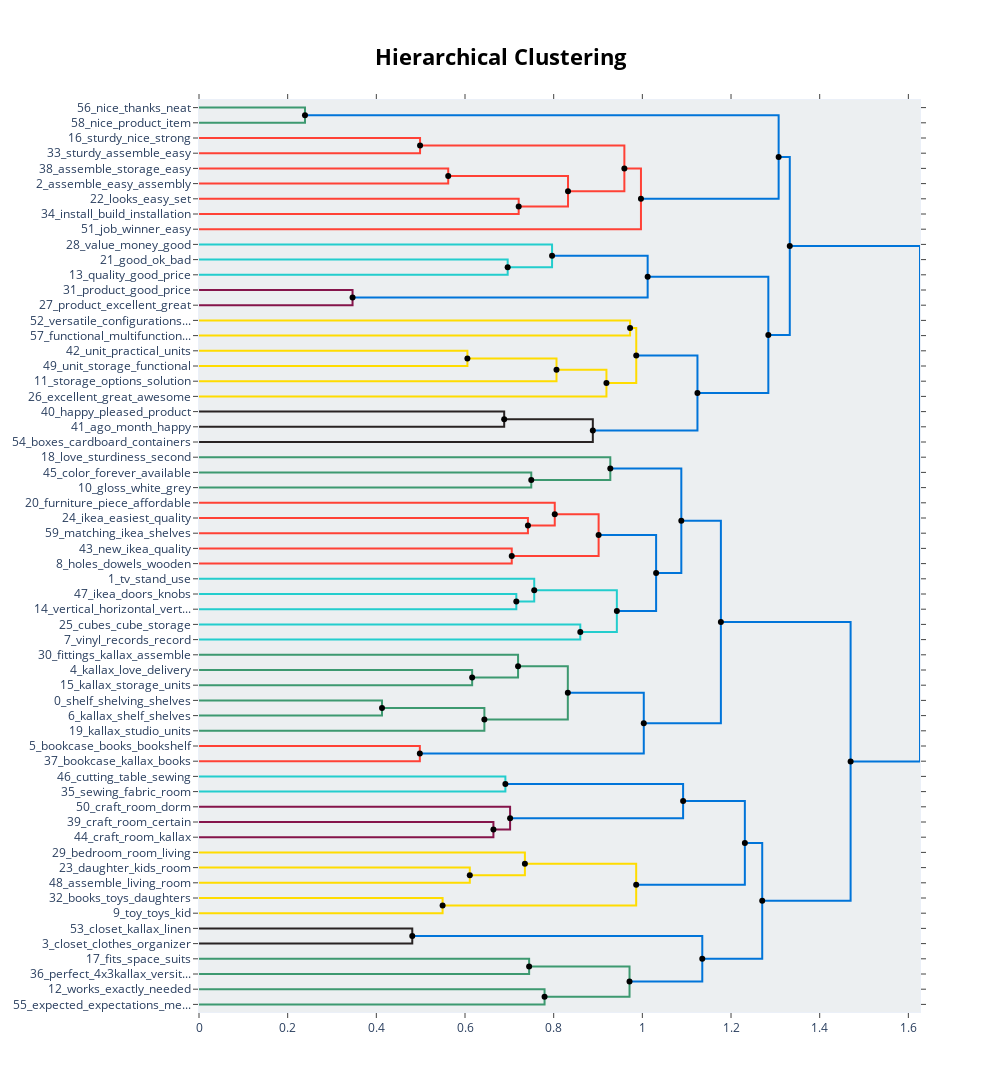

Notebook cell for this chart:
### Code cell
topic_model.visualize_hierarchy(hierarchical_topics=hierarchical_topics)

### Figure 1 — Plotly figure (JSON) as saved in the notebook; plotly's stock layout.template omitted (floating-point values rounded to 4 significant figures)
{"data": [{"hoverinfo": "text", "marker": {"color": "rgb(61,153,112)"}, "mode": "lines", "text": ["nice_thanks_neat_really_great", "", "", "nice_product_item_finish_color"], "type": "scatter", "x": [0, 0.2391, 0.2391, 0], "xaxis": "x", "y": [-5, -5, -15, -15], "yaxis": "y"}, {"hoverinfo": "text", "marker": {"color": "rgb(255,65,54)"}, "mode": "lines", "text": ["sturdy_nice_strong_construction_bracing", "", "", "sturdy_assemble_easy_strong_assembled"], "type": "scatter", "x": [0, 0.4986, 0.4986, 0], "xaxis": "x", "y": [-25, -25, -35, -35], "yaxis": "y"}, {"hoverinfo": "text", "marker": {"color": "rgb(255,65,54)"}, "mode": "lines", "text": ["assemble_storage_easy_sleek_quick", "", "", "assemble_easy_assembly_good_instructions"], "type": "scatter", "x": [0, 0.5621, 0.5621, 0], "xaxis": "x", "y": [-45, -45, -55, -55], "yaxis": "y"}, {"hoverinfo": "text", "marker": {"color": "rgb(255,65,54)"}, "mode": "lines", "text": ["looks_easy_set_contemporary_good", "", "", "install_build_installation_super_easy"], "type": "scatter", "x": [0, 0.7211, 0.7211, 0], "xaxis": "x", "y": [-65, -65, -75, -75], "yaxis": "y"}, {"hoverinfo": "text", "marker": {"color": "rgb(255,65,54)"}, "mode": "lines", "text": ["assemble_easy_assembly_good_looks", "", "", "install_easy_looks_build_super"], "type": "scatter", "x": [0.5621, 0.8323, 0.8323, 0.7211], "xaxis": "x", "y": [-50, -50, -70, -70], "yaxis": "y"}, {"hoverinfo": "text", "marker": {"color": "rgb(255,65,54)"}, "mode": "lines", "text": ["sturdy_strong_assemble_construction_easy", "", "", "assemble_easy_looks_assembly_good"], "type": "scatter", "x": [0.4986, 0.9595, 0.9595, 0.8323], "xaxis": "x", "y": [-30, -30, -60, -60], "yaxis": "y"}, {"hoverinfo": "text", "marker": {"color": "rgb(255,65,54)"}, "mode": "lines", "text": ["assemble_easy_sturdy_looks_good", "", "", "job_winner_easy_title_overwhelming"], "type": "scatter", "x": [0.9595, 0.9969, 0.9969, 0], "xaxis": "x", "y": [-45, -45, -85, -85], "yaxis": "y"}, {"hoverinfo": "text", "marker": {"color": "rgb(0,116,217)"}, "mode": "lines", "text": ["nice_thanks_product_item_neat", "", "", "assemble_easy_sturdy_looks_good"], "type": "scatter", "x": [0.2391, 1.307, 1.307, 0.9969], "xaxis": "x", "y": [-10, -10, -65, -65], "yaxis": "y"}, {"hoverinfo": "text", "marker": {"color": "rgb(35,205,205)"}, "mode": "lines", "text": ["good_ok_bad_say_like", "", "", "quality_good_price_reasonable_service"], "type": "scatter", "x": [0, 0.6963, 0.6963, 0], "xaxis": "x", "y": [-105, -105, -115, -115], "yaxis": "y"}, {"hoverinfo": "text", "marker": {"color": "rgb(35,205,205)"}, "mode": "lines", "text": ["value_money_good_price_multifunctional", "", "", "good_quality_price_reasonable_service"], "type": "scatter", "x": [0, 0.7963, 0.7963, 0.6963], "xaxis": "x", "y": [-95, -95, -110, -110], "yaxis": "y"}, {"hoverinfo": "text", "marker": {"color": "rgb(133,20,75)"}, "mode": "lines", "text": ["product_good_price_fine_mr", "", "", "product_excellent_great_wounderful_solution"], "type": "scatter", "x": [0, 0.3464, 0.3464, 0], "xaxis": "x", "y": [-125, -125, -135, -135], "yaxis": "y"}, {"hoverinfo": "text", "marker": {"color": "rgb(0,116,217)"}, "mode": "lines", "text": ["good_quality_value_money_price", "", "", "product_good_excellent_great_price"], "type": "scatter", "x": [0.7963, 1.012, 1.012, 0.3464], "xaxis": "x", "y": [-102.5, -102.5, -130, -130], "yaxis": "y"}, {"hoverinfo": "text", "marker": {"color": "rgb(255,220,0)"}, "mode": "lines", "text": ["versatile_configurations_cookbooks_quite_versatility", "", "", "functional_multifunctional_predictably_minimal_seen"], "type": "scatter", "x": [0, 0.9723, 0.9723, 0], "xaxis": "x", "y": [-145, -145, -155, -155], "yaxis": "y"}, {"hoverinfo": "text", "marker": {"color": "rgb(255,220,0)"}, "mode": "lines", "text": ["unit_practical_units_toi_shell", "", "", "unit_storage_functional_great_saving"], "type": "scatter", "x": [0, 0.6054, 0.6054, 0], "xaxis": "x", "y": [-165, -165, -175, -175], "yaxis": "y"}, {"hoverinfo": "text", "marker": {"color": "rgb(255,220,0)"}, "mode": "lines", "text": ["unit_storage_great_practical_functional", "", "", "storage_options_solution_needs_efficient"], "type": "scatter", "x": [0.6054, 0.8064, 0.8064, 0], "xaxis": "x", "y": [-170, -170, -185, -185], "yaxis": "y"}, {"hoverinfo": "text", "marker": {"color": "rgb(255,220,0)"}, "mode": "lines", "text": ["storage_unit_great_needs_options", "", "", "excellent_great_awesome_fantastic_awful"], "type": "scatter", "x": [0.8064, 0.919, 0.919, 0], "xaxis": "x", "y": [-177.5, -177.5, -195, -195], "yaxis": "y"}, {"hoverinfo": "text", "marker": {"color": "rgb(255,220,0)"}, "mode": "lines", "text": ["functional_versatile_multifunctional_predictably_minimal", "", "", "storage_great_unit_excellent_fantastic"], "type": "scatter", "x": [0.9723, 0.9863, 0.9863, 0.919], "xaxis": "x", "y": [-150, -150, -186.2, -186.2], "yaxis": "y"}, {"hoverinfo": "text", "marker": {"color": "rgb(40,35,35)"}, "mode": "lines", "text": ["happy_pleased_product_surprised_satisfied", "", "", "ago_month_happy_bought_weeks"], "type": "scatter", "x": [0, 0.6884, 0.6884, 0], "xaxis": "x", "y": [-205, -205, -215, -215], "yaxis": "y"}, {"hoverinfo": "text", "marker": {"color": "rgb(40,35,35)"}, "mode": "lines", "text": ["happy_ago_month_pleased_product", "", "", "boxes_cardboard_containers_cart_decorate"], "type": "scatter", "x": [0.6884, 0.8883, 0.8883, 0], "xaxis": "x", "y": [-210, -210, -225, -225], "yaxis": "y"}, {"hoverinfo": "text", "marker": {"color": "rgb(0,116,217)"}, "mode": "lines", "text": ["storage_functional_great_unit_versatile", "", "", "happy_ago_month_boxes_bought"], "type": "scatter", "x": [0.9863, 1.124, 1.124, 0.8883], "xaxis": "x", "y": [-168.1, -168.1, -217.5, -217.5], "yaxis": "y"}, {"hoverinfo": "text", "marker": {"color": "rgb(0,116,217)"}, "mode": "lines", "text": ["good_product_quality_value_price", "", "", "happy_storage_functional_great_ago"], "type": "scatter", "x": [1.012, 1.284, 1.284, 1.124], "xaxis": "x", "y": [-116.2, -116.2, -192.8, -192.8], "yaxis": "y"}, {"hoverinfo": "text", "marker": {"color": "rgb(0,116,217)"}, "mode": "lines", "text": ["assemble_easy_sturdy_looks_nice", "", "", "good_product_quality_excellent_great"], "type": "scatter", "x": [1.307, 1.333, 1.333, 1.284], "xaxis": "x", "y": [-37.5, -37.5, -154.5, -154.5], "yaxis": "y"}, {"hoverinfo": "text", "marker": {"color": "rgb(61,153,112)"}, "mode": "lines", "text": ["color_forever_available_hope_colour", "", "", "gloss_white_grey_high_color"], "type": "scatter", "x": [0, 0.7495, 0.7495, 0], "xaxis": "x", "y": [-245, -245, -255, -255], "yaxis": "y"}, {"hoverinfo": "text", "marker": {"color": "rgb(61,153,112)"}, "mode": "lines", "text": ["love_sturdiness_second_cute_ease", "", "", "gloss_color_white_grey_high"], "type": "scatter", "x": [0, 0.9277, 0.9277, 0.7495], "xaxis": "x", "y": [-235, -235, -250, -250], "yaxis": "y"}, {"hoverinfo": "text", "marker": {"color": "rgb(255,65,54)"}, "mode": "lines", "text": ["ikea_easiest_quality_furniture_products", "", "", "matching_ikea_shelves_shelf_best"], "type": "scatter", "x": [0, 0.7419, 0.7419, 0], "xaxis": "x", "y": [-275, -275, -285, -285], "yaxis": "y"}, {"hoverinfo": "text", "marker": {"color": "rgb(255,65,54)"}, "mode": "lines", "text": ["furniture_piece_affordable_steady_practical", "", "", "ikea_quality_furniture_easiest_matching"], "type": "scatter", "x": [0, 0.8024, 0.8024, 0.7419], "xaxis": "x", "y": [-265, -265, -280, -280], "yaxis": "y"}, {"hoverinfo": "text", "marker": {"color": "rgb(255,65,54)"}, "mode": "lines", "text": ["new_ikea_quality_version_disappointed", "", "", "holes_dowels_wooden_screws_wood"], "type": "scatter", "x": [0, 0.7054, 0.7054, 0], "xaxis": "x", "y": [-295, -295, -305, -305], "yaxis": "y"}, {"hoverinfo": "text", "marker": {"color": "rgb(255,65,54)"}, "mode": "lines", "text": ["furniture_ikea_piece_quality_best", "", "", "holes_dowels_wooden_ikea_wood"], "type": "scatter", "x": [0.8024, 0.9014, 0.9014, 0.7054], "xaxis": "x", "y": [-272.5, -272.5, -300, -300], "yaxis": "y"}, {"hoverinfo": "text", "marker": {"color": "rgb(35,205,205)"}, "mode": "lines", "text": ["ikea_doors_knobs_drawers_wood", "", "", "vertical_horizontal_vertically_horizontally_use"], "type": "scatter", "x": [0, 0.7157, 0.7157, 0], "xaxis": "x", "y": [-325, -325, -335, -335], "yaxis": "y"}, {"hoverinfo": "text", "marker": {"color": "rgb(35,205,205)"}, "mode": "lines", "text": ["tv_stand_use_using_perfect", "", "", "horizontal_vertical_vertically_horizontally_use"], "type": "scatter", "x": [0, 0.7561, 0.7561, 0.7157], "xaxis": "x", "y": [-315, -315, -330, -330], "yaxis": "y"}, {"hoverinfo": "text", "marker": {"color": "rgb(35,205,205)"}, "mode": "lines", "text": ["cubes_cube_storage_best_cubby", "", "", "vinyl_records_record_collection_albums"], "type": "scatter", "x": [0, 0.86, 0.86, 0], "xaxis": "x", "y": [-345, -345, -355, -355], "yaxis": "y"}, {"hoverinfo": "text", "marker": {"color": "rgb(35,205,205)"}, "mode": "lines", "text": ["tv_stand_use_horizontally_horizontal", "", "", "vinyl_records_record_collection_albums"], "type": "scatter", "x": [0.7561, 0.9425, 0.9425, 0.86], "xaxis": "x", "y": [-322.5, -322.5, -350, -350], "yaxis": "y"}, {"hoverinfo": "text", "marker": {"color": "rgb(0,116,217)"}, "mode": "lines", "text": ["ikea_furniture_holes_piece_wooden", "", "", "tv_stand_vinyl_records_record"], "type": "scatter", "x": [0.9014, 1.031, 1.031, 0.9425], "xaxis": "x", "y": [-286.2, -286.2, -336.2, -336.2], "yaxis": "y"}, {"hoverinfo": "text", "marker": {"color": "rgb(0,116,217)"}, "mode": "lines", "text": ["gloss_color_white_grey_love", "", "", "tv_stand_ikea_vinyl_furniture"], "type": "scatter", "x": [0.9277, 1.088, 1.088, 1.031], "xaxis": "x", "y": [-242.5, -242.5, -311.2, -311.2], "yaxis": "y"}, {"hoverinfo": "text", "marker": {"color": "rgb(61,153,112)"}, "mode": "lines", "text": ["kallax_love_delivery_versatile_product", "", "", "kallax_storage_units_dependable_solution"], "type": "scatter", "x": [0, 0.6161, 0.6161, 0], "xaxis": "x", "y": [-375, -375, -385, -385], "yaxis": "y"}, {"hoverinfo": "text", "marker": {"color": "rgb(61,153,112)"}, "mode": "lines", "text": ["fittings_kallax_assemble_allow_metal", "", "", "kallax_storage_love_versatile_units"], "type": "scatter", "x": [0, 0.7197, 0.7197, 0.6161], "xaxis": "x", "y": [-365, -365, -380, -380], "yaxis": "y"}, {"hoverinfo": "text", "marker": {"color": "rgb(61,153,112)"}, "mode": "lines", "text": ["shelf_shelving_shelves_unit_great", "", "", "kallax_shelf_shelves_shelving_unit"], "type": "scatter", "x": [0, 0.4128, 0.4128, 0], "xaxis": "x", "y": [-395, -395, -405, -405], "yaxis": "y"}, {"hoverinfo": "text", "marker": {"color": "rgb(61,153,112)"}, "mode": "lines", "text": ["shelf_shelving_shelves_unit_great", "", "", "kallax_studio_units_items_2x4"], "type": "scatter", "x": [0.4128, 0.6437, 0.6437, 0], "xaxis": "x", "y": [-400, -400, -415, -415], "yaxis": "y"}, {"hoverinfo": "text", "marker": {"color": "rgb(61,153,112)"}, "mode": "lines", "text": ["kallax_storage_love_units_versatile", "", "", "shelf_shelving_shelves_unit_kallax"], "type": "scatter", "x": [0.7197, 0.8319, 0.8319, 0.6437], "xaxis": "x", "y": [-372.5, -372.5, -407.5, -407.5], "yaxis": "y"}, {"hoverinfo": "text", "marker": {"color": "rgb(255,65,54)"}, "mode": "lines", "text": ["bookcase_books_bookshelf_bookcases_desk", "", "", "bookcase_kallax_books_bookshelf_bookcases"], "type": "scatter", "x": [0, 0.4981, 0.4981, 0], "xaxis": "x", "y": [-425, -425, -435, -435], "yaxis": "y"}, {"hoverinfo": "text", "marker": {"color": "rgb(0,116,217)"}, "mode": "lines", "text": ["kallax_shelf_shelving_shelves_unit", "", "", "bookcase_books_bookshelf_bookcases_book"], "type": "scatter", "x": [0.8319, 1.003, 1.003, 0.4981], "xaxis": "x", "y": [-390, -390, -430, -430], "yaxis": "y"}, {"hoverinfo": "text", "marker": {"color": "rgb(0,116,217)"}, "mode": "lines", "text": ["tv_stand_ikea_vinyl_furniture", "", "", "kallax_shelf_shelving_shelves_unit"], "type": "scatter", "x": [1.088, 1.177, 1.177, 1.003], "xaxis": "x", "y": [-276.9, -276.9, -410, -410], "yaxis": "y"}, {"hoverinfo": "text", "marker": {"color": "rgb(35,205,205)"}, "mode": "lines", "text": ["cutting_table_sewing_base_plywood", "", "", "sewing_fabric_room_knitting_yarn"], "type": "scatter", "x": [0, 0.6911, 0.6911, 0], "xaxis": "x", "y": [-445, -445, -455, -455], "yaxis": "y"}, {"hoverinfo": "text", "marker": {"color": "rgb(133,20,75)"}, "mode": "lines", "text": ["craft_room_certain_craftroom_im", "", "", "craft_room_kallax_calm_change"], "type": "scatter", "x": [0, 0.6641, 0.6641, 0], "xaxis": "x", "y": [-475, -475, -485, -485], "yaxis": "y"}, {"hoverinfo": "text", "marker": {"color": "rgb(133,20,75)"}, "mode": "lines", "text": ["craft_room_dorm_shelving_shelf", "", "", "craft_room_kallax_craftroom_units"], "type": "scatter", "x": [0, 0.7017, 0.7017, 0.6641], "xaxis": "x", "y": [-465, -465, -480, -480], "yaxis": "y"}, {"hoverinfo": "text", "marker": {"color": "rgb(0,116,217)"}, "mode": "lines", "text": ["sewing_cutting_table_fabric_room", "", "", "craft_room_kallax_craftroom_units"], "type": "scatter", "x": [0.6911, 1.092, 1.092, 0.7017], "xaxis": "x", "y": [-450, -450, -472.5, -472.5], "yaxis": "y"}, {"hoverinfo": "text", "marker": {"color": "rgb(255,220,0)"}, "mode": "lines", "text": ["daughter_kids_room_rooms_play", "", "", "assemble_living_room_organiser_transformed"], "type": "scatter", "x": [0, 0.6108, 0.6108, 0], "xaxis": "x", "y": [-505, -505, -515, -515], "yaxis": "y"}, {"hoverinfo": "text", "marker": {"color": "rgb(255,220,0)"}, "mode": "lines", "text": ["bedroom_room_living_addition_bomb", "", "", "daughter_kids_room_perfect_living"], "type": "scatter", "x": [0, 0.7351, 0.7351, 0.6108], "xaxis": "x", "y": [-495, -495, -510, -510], "yaxis": "y"}, {"hoverinfo": "text", "marker": {"color": "rgb(255,220,0)"}, "mode": "lines", "text": ["books_toys_daughters_kids_playroom", "", "", "toy_toys_kid_kids_storage"], "type": "scatter", "x": [0, 0.5495, 0.5495, 0], "xaxis": "x", "y": [-525, -525, -535, -535], "yaxis": "y"}, {"hoverinfo": "text", "marker": {"color": "rgb(255,220,0)"}, "mode": "lines", "text": ["room_daughter_kids_living_bedroom", "", "", "toys_toy_books_kids_kid"], "type": "scatter", "x": [0.7351, 0.9861, 0.9861, 0.5495], "xaxis": "x", "y": [-502.5, -502.5, -530, -530], "yaxis": "y"}, {"hoverinfo": "text", "marker": {"color": "rgb(0,116,217)"}, "mode": "lines", "text": ["sewing_craft_room_table_cutting", "", "", "toys_toy_kids_room_daughter"], "type": "scatter", "x": [1.092, 1.231, 1.231, 0.9861], "xaxis": "x", "y": [-461.2, -461.2, -516.2, -516.2], "yaxis": "y"}, {"hoverinfo": "text", "marker": {"color": "rgb(40,35,35)"}, "mode": "lines", "text": ["closet_kallax_linen_fit_clothes", "", "", "closet_clothes_organizer_perfect_walk"], "type": "scatter", "x": [0, 0.481, 0.481, 0], "xaxis": "x", "y": [-545, -545, -555, -555], "yaxis": "y"}, {"hoverinfo": "text", "marker": {"color": "rgb(61,153,112)"}, "mode": "lines", "text": ["fits_space_suits_perfect_fit", "", "", "perfect_4x3kallax_versitile_exactly_perfects"], "type": "scatter", "x": [0, 0.7446, 0.7446, 0], "xaxis": "x", "y": [-565, -565, -575, -575], "yaxis": "y"}, {"hoverinfo": "text", "marker": {"color": "rgb(61,153,112)"}, "mode": "lines", "text": ["works_exactly_needed_purpose_wanted", "", "", "expected_expectations_meets_exactly_expectation"], "type": "scatter", "x": [0, 0.7794, 0.7794, 0], "xaxis": "x", "y": [-585, -585, -595, -595], "yaxis": "y"}, {"hoverinfo": "text", "marker": {"color": "rgb(61,153,112)"}, "mode": "lines", "text": ["perfect_fits_space_suits_fit", "", "", "works_expected_exactly_needed_meets"], "type": "scatter", "x": [0.7446, 0.9711, 0.9711, 0.7794], "xaxis": "x", "y": [-570, -570, -590, -590], "yaxis": "y"}, {"hoverinfo": "text", "marker": {"color": "rgb(0,116,217)"}, "mode": "lines", "text": ["closet_clothes_organizer_perfect_walk", "", "", "perfect_exactly_works_expected_fits"], "type": "scatter", "x": [0.481, 1.135, 1.135, 0.9711], "xaxis": "x", "y": [-550, -550, -580, -580], "yaxis": "y"}, {"hoverinfo": "text", "marker": {"color": "rgb(0,116,217)"}, "mode": "lines", "text": ["toys_room_sewing_toy_craft", "", "", "closet_perfect_clothes_exactly_works"], "type": "scatter", "x": [1.231, 1.27, 1.27, 1.135], "xaxis": "x", "y": [-488.8, -488.8, -565, -565], "yaxis": "y"}, {"hoverinfo": "text", "marker": {"color": "rgb(0,116,217)"}, "mode": "lines", "text": ["kallax_shelf_tv_love_unit", "", "", "closet_perfect_room_toys_works"], "type": "scatter", "x": [1.177, 1.47, 1.47, 1.27], "xaxis": "x", "y": [-343.4, -343.4, -526.9, -526.9], "yaxis": "y"}, {"hoverinfo": "text", "marker": {"color": "rgb(0,116,217)"}, "mode": "lines", "text": ["good_product_easy_assemble_great", "", "", "kallax_shelf_love_perfect_great"], "type": "scatter", "x": [1.333, 1.626, 1.626, 1.47], "xaxis": "x", "y": [-96.02, -96.02, -435.2, -435.2], "yaxis": "y"}, {"hoverinfo": "text", "hovertext": ["assemble_easy_assembly_good_looks", "sturdy_strong_assemble_construction_easy", "assemble_easy_sturdy_looks_good", "nice_thanks_product_item_neat", "good_quality_value_money_price", "unit_storage_great_practical_functional", "storage_unit_great_needs_options", "functional_versatile_multifunctional_predictably_minimal", "happy_ago_month_pleased_product", "storage_functional_great_unit_versatile", "good_product_quality_value_price", "assemble_easy_sturdy_looks_nice", "furniture_ikea_piece_quality_best", "tv_stand_use_horizontally_horizontal", "ikea_furniture_holes_piece_wooden", "gloss_color_white_grey_love", "shelf_shelving_shelves_unit_great", "kallax_storage_love_units_versatile", "kallax_shelf_shelving_shelves_unit", "tv_stand_ikea_vinyl_furniture", "sewing_cutting_table_fabric_room", "room_daughter_kids_living_bedroom", "sewing_craft_room_table_cutting", "perfect_fits_space_suits_fit", "closet_clothes_organizer_perfect_walk", "toys_room_sewing_toy_craft", "kallax_shelf_tv_love_unit", "good_product_easy_assemble_great"], "marker": {"color": "black"}, "mode": "markers", "showlegend": false, "type": "scatter", "x": [0.5621, 0.4986, 0.9595, 0.2391, 0.7963, 0.6054, 0.8064, 0.9723, 0.6884, 0.9863, 1.012, 1.307, 0.8024, 0.7561, 0.9014, 0.9277, 0.4128, 0.7197, 0.8319, 1.088, 0.6911, 0.7351, 1.092, 0.7446, 0.481, 1.231, 1.177, 1.333], "y": [-50, -30, -45, -10, -102.5, -170, -177.5, -150, -210, -168.1, -116.2, -37.5, -272.5, -322.5, -286.2, -242.5, -400, -372.5, -390, -276.9, -450, -502.5, -461.2, -570, -550, -488.8, -343.4, -96.02]}, {"hoverinfo": "text", "hovertext": ["install_easy_looks_build_super", "assemble_easy_looks_assembly_good", "assemble_easy_sturdy_looks_good", "good_quality_price_reasonable_service", "product_good_excellent_great_price", "storage_great_unit_excellent_fantastic", "happy_ago_month_boxes_bought", "happy_storage_functional_great_ago", "good_product_quality_excellent_great", "gloss_color_white_grey_high", "ikea_quality_furniture_easiest_matching", "holes_dowels_wooden_ikea_wood", "horizontal_vertical_vertically_horizontally_use", "vinyl_records_record_collection_albums", "tv_stand_vinyl_records_record", "tv_stand_ikea_vinyl_furniture", "kallax_storage_love_versatile_units", "shelf_shelving_shelves_unit_kallax", "bookcase_books_bookshelf_bookcases_book", "kallax_shelf_shelving_shelves_unit", "craft_room_kallax_craftroom_units", "craft_room_kallax_craftroom_units", "daughter_kids_room_perfect_living", "toys_toy_books_kids_kid", "toys_toy_kids_room_daughter", "works_expected_exactly_needed_meets", "perfect_exactly_works_expected_fits", "closet_perfect_clothes_exactly_works", "closet_perfect_room_toys_works", "kallax_shelf_love_perfect_great"], "marker": {"color": "black"}, "mode": "markers", "showlegend": false, "type": "scatter", "x": [0.7211, 0.8323, 0.9969, 0.6963, 0.3464, 0.919, 0.8883, 1.124, 1.284, 0.7495, 0.7419, 0.7054, 0.7157, 0.86, 0.9425, 1.031, 0.6161, 0.6437, 0.4981, 1.003, 0.6641, 0.7017, 0.6108, 0.5495, 0.9861, 0.7794, 0.9711, 1.135, 1.27, 1.47], "y": [-70, -60, -65, -110, -130, -186.2, -217.5, -192.8, -154.5, -250, -280, -300, -330, -350, -336.2, -311.2, -380, -407.5, -430, -410, -480, -472.5, -510, -530, -516.2, -590, -580, -565, -526.9, -435.2]}], "layout": {"autosize": false, "height": 1100, "hoverlabel": {"bgcolor": "white", "font": {"family": "Rockwell", "size": 16}}, "hovermode": "closest", "plot_bgcolor": "#ECEFF1", "showlegend": false, "title": {"font": {"color": "Black", "size": 22}, "text": "<b>Hierarchical Clustering</b>", "x": 0.5, "xanchor": "center", "yanchor": "top"}, "width": 1000, "xaxis": {"mirror": "allticks", "rangemode": "tozero", "showgrid": false, "showline": true, "showticklabels": true, "ticks": "outside", "type": "linear", "zeroline": false}, "yaxis": {"mirror": "allticks", "range": [-600, 0], "rangemode": "tozero", "showgrid": false, "showline": true, "showticklabels": true, "tickmode": "array", "ticks": "outside", "ticktext": ["56_nice_thanks_neat", "58_nice_product_item", "16_sturdy_nice_strong", "33_sturdy_assemble_easy", "38_assemble_storage_easy", "2_assemble_easy_assembly", "22_looks_easy_set", "34_install_build_installation", "51_job_winner_easy", "28_value_money_good", "21_good_ok_bad", "13_quality_good_price", "31_product_good_price", "27_product_excellent_great", "52_versatile_configurations...", "57_functional_multifunction...", "42_unit_practical_units", "49_unit_storage_functional", "11_storage_options_solution", "26_excellent_great_awesome", "40_happy_pleased_product", "41_ago_month_happy", "54_boxes_cardboard_containers", "18_love_sturdiness_second", "45_color_forever_available", "10_gloss_white_grey", "20_furniture_piece_affordable", "24_ikea_easiest_quality", "59_matching_ikea_shelves", "43_new_ikea_quality", "8_holes_dowels_wooden", "1_tv_stand_use", "47_ikea_doors_knobs", "14_vertical_horizontal_vert...", "25_cubes_cube_storage", "7_vinyl_records_record", "30_fittings_kallax_assemble", "4_kallax_love_delivery", "15_kallax_storage_units", "0_shelf_shelving_shelves", "6_kallax_shelf_shelves", "19_kallax_studio_units", "5_bookcase_books_bookshelf", "37_bookcase_kallax_books", "46_cutting_table_sewing", "35_sewing_fabric_room", "50_craft_room_dorm", "39_craft_room_certain", "44_craft_room_kallax", "29_bedroom_room_living", "23_daughter_kids_room", "48_assemble_living_room", "32_books_toys_daughters", "9_toy_toys_kid", "53_closet_kallax_linen", "3_closet_clothes_organizer", "17_fits_space_suits", "36_perfect_4x3kallax_versit...", "12_works_exactly_needed", "55_expected_expectations_me..."], "tickvals": [-5, -15, -25, -35, -45, -55, -65, -75, -85, -95, -105, -115, -125, -135, -145, -155, -165, -175, -185, -195, -205, -215, -225, -235, -245, -255, -265, -275, -285, -295, -305, -315, -325, -335, -345, -355, -365, -375, -385, -395, -405, -415, -425, -435, -445, -455, -465, -475, -485, -495, -505, -515, -525, -535, -545, -555, -565, -575, -585, -595], "type": "linear", "zeroline": false}}}
